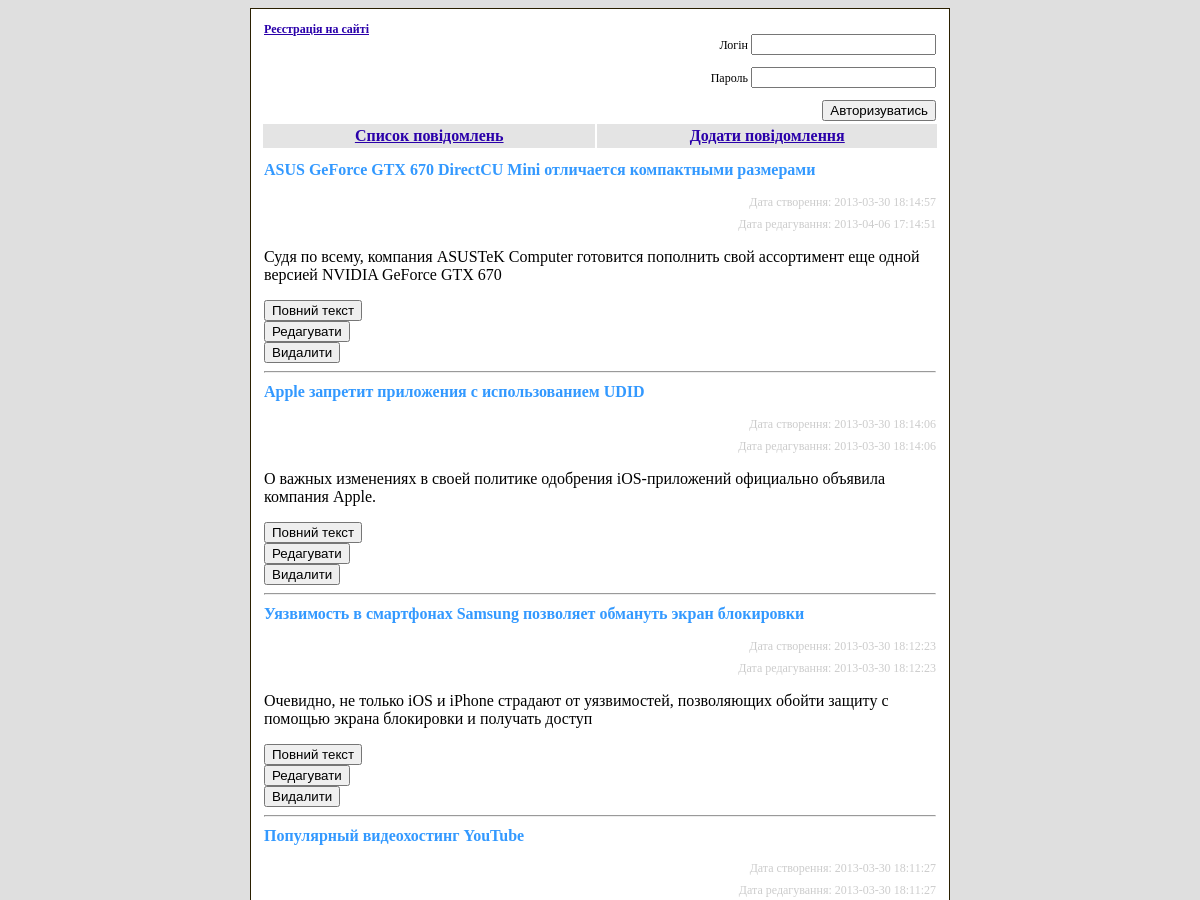
Before: / (upper part) with the older database file.
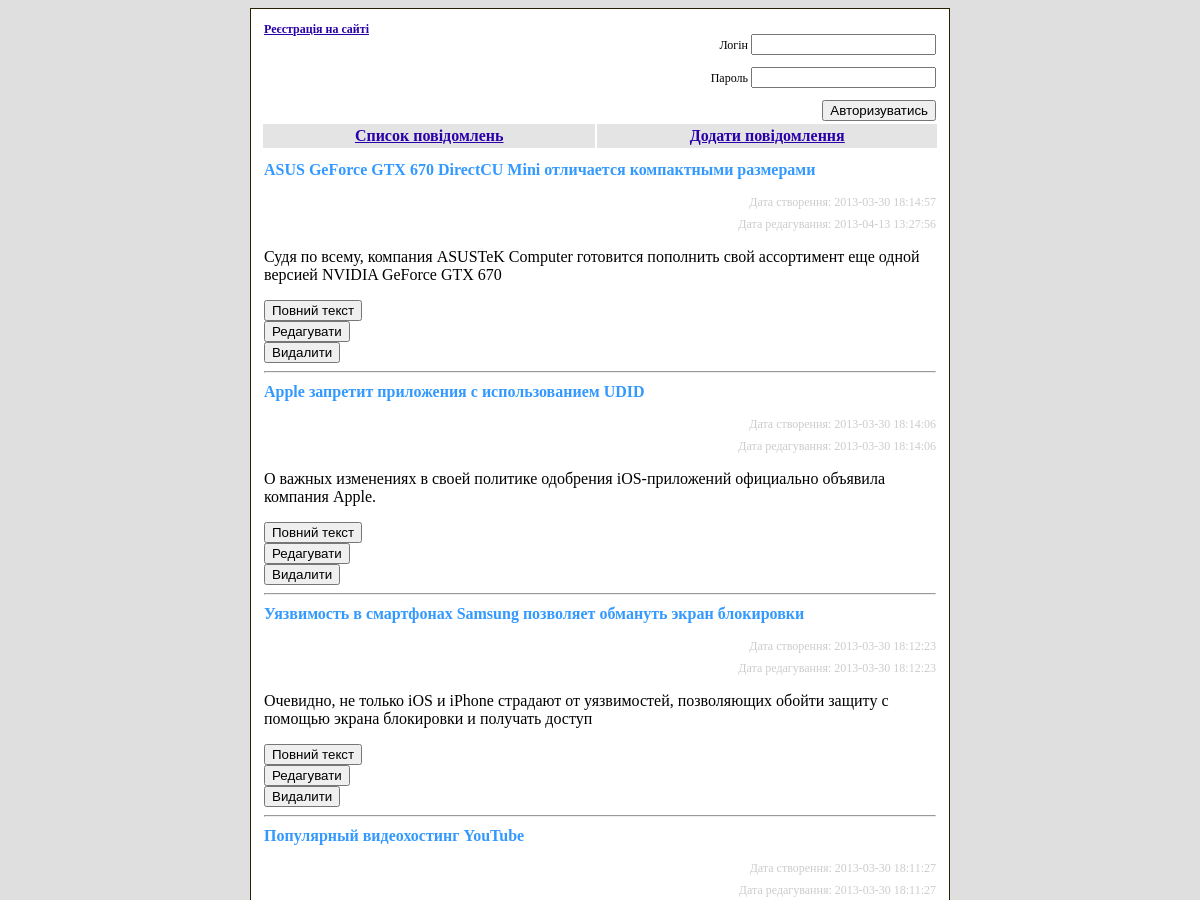
After: the same page with the newer database file.
### tables this page shows
CREATE TABLE IF NOT EXISTS `message` (
  `id` int(4) NOT NULL AUTO_INCREMENT,
  `title` varchar(255) NOT NULL,
  `description_small` tinytext NOT NULL,
  `description_big` text NOT NULL,
  `date_add` datetime NOT NULL,
  `date_change` datetime NOT NULL,
  PRIMARY KEY (`id`)
);

### application/core/view.php (called while the page is built)
<?php
class View
{
	function generate($content_view, $Data = null)
	{
		include 'application/views/template_view'.'.php';
	}
}

### application/controllers/controller_main.php (called while the page is built, shortened)
<?php
class Controller_Main extends Controller
{
	function __construct()
	{
		$this->Model=new Model_Main();
		$this->View=new View();
	}
	public function ActionIndex()
	{
		$Data=$this->Model->GetData();
		$this->View->generate('main_view'.'.php',$Data);
	}
}

### application/bootstrap.php (called while the page is built, shortened)
<?php
Route::Start();

### index.php (called while the page is built, shortened)
<?php
require_once 'application/bootstrap'.'.php';

### db.php (called while the page is built, shortened)
<?php
class Database
{
	public function MySqli()
	{
		$mysqli = new mysqli('localhost','user','12345','message_db');
		$mysqli->query("SET NAMES 'utf8'");
		return $mysqli;
	}
}

### application/models/model_main.php (called while the page is built, shortened)
<?php
class Model_Main extends Model
{
	public function GetData()
	{
		$DataBase = new Database;
		$records = array();
		$result=$DataBase->MySqli()->query("SELECT id,title,description_small,description_big,date_add,date_change FROM message ORDER BY date_add DESC");
		while ($myrow=$result->fetch_assoc()){
			if($myrow["date_change"]=="0000-00-00 00:00:00"){
				$myrow["date_change"]=$myrow["date_add"];
			}else{
				$myrow["date_change"]=$myrow["date_change"];
			}
		$records [] = $myrow;
		}
	return $records;
	}
}

### application/views/main_view.php (the view, shortened to what this page needs)
<?php foreach ($Data as $myrow){ ?>
<div>
	<p class='title' align='left'>
	<?php echo $myrow["title"]?>
    </p>
	<p class='message_date'>
    Дата створення: <?php echo $myrow["date_add"]; ?>
    </p>
	<p class='message_date'>
    Дата редагування: <?php echo $myrow["date_change"];?>
    </p>
	<p align='left'>
	<?php echo $myrow["description_small"];?>
    </p>
	<form class="form_button" id='form3' name='form3' align='left' method='post' action='/main/fulltext'>
		<input class='button' type='submit' name='submit2' id='submit2' value='Повний текст' />
	</form>
	<form class="form_button" id='form2' name='form2' align='left' method='post' action='/main/edit'>
		<input class='button' type='submit' name='submit2' id='submit2' value='Редагувати' />
	</form>
	<form class="form_button" id='form1' align='left' name='form1' method='post' action='/main/delete'>
		<input class='button' type='submit' name='submit' id='submit' value='Видалити' />
	</form>
	<hr></hr>
</div>
<?php } ?>

### application/core/route.php (shortened to what this page needs)
<?php
class Route
{
	static function Start()
	{
		$ControlerName = 'Main';
		$ActionName = 'index';
		$ControlerName = 'Controller_'.$ControlerName;
		$ActionName = 'Action'.$ActionName;
		if (class_exists($ControlerName)){
			$Controller = new $ControlerName;
			$Action = $ActionName;
				if(method_exists($Controller, $Action)){
					$Controller->$Action();
				}else{
					Route::ErrorPage404();
				}
		}else{
			Route::ErrorPage404();
		}
	}
}

### application/views/template_view.php (shortened to what this page needs)
<!DOCTYPE html PUBLIC "-//W3C//DTD XHTML 1.0 Strict//EN" "http://www.w3.org/TR/xhtml1/DTD/xhtml1-strict.dtd">
	<head>
		<link rel="stylesheet" type="text/css" href="/css/style.css" />
	</head>
	<body bgcolor="#DFDFDF">
		<table width="700" height="122" align="center" class="main_table">
			<tr>
				<td width="350" valign="top" class="registration"><a class="" href="/main/registration">Реєстрація на сайті</a>
				</td>
				<td width="350" align="right">
					<?php if (!isset($_SESSION['user_id'])) {?>
					<form id="form1" class="login_form" method="post" action="/main/authorization">
						<p>
							<label>Логін
								<input type="text" name="AuthLogin" id="AuthLogin" />
							</label>
						</p>
						<p>
							<label>Пароль
								<input type="password" name="AuthPass" id="AuthPass" />
							</label>
						</p>
						<input name="button" id="button" value="Авторизуватись" type="submit" />
					</form><?php } ?>
				</td>
			</tr>
			<tr class="menu">
				<td height="22" align="center"><a class="" href="/main">Список повідомлень</a></td>
			<td align="center"><a class="" href="/main/add">Додати повідомлення</a></td>
			</tr>
			<tr>
				<td colspan="2" align="center">
<?php include 'application/views/'.$content_view; ?>
				</td>
			</tr>
		</table>
	</body>
</html>

### css/style.css (style rules this page uses)
.message_date { font-size:12px; margin-top:7px; margin-bottom:7px; color:#cccccc; text-align:right; }
.title { color:#39F;font-weight:bold;margin-top:10px; }
.main_table { background-color:#FFF;border: 1px solid #2A1F00;padding:10px; }
a { color:#2A00AA;font-weight:bold; }
.menu { background-color:#E4E4E4; }
.form_button { margin:0px; }
.login_form { font-size:12px; }
.registration { font-size:12px; }

Changed rows visible on the page:
changed message "ASUS GeForce GTX 670 DirectCU Mini отличается компактными размерами": date_change "2013-04-06 17:14:51" → "2013-04-13 13:27:56"
